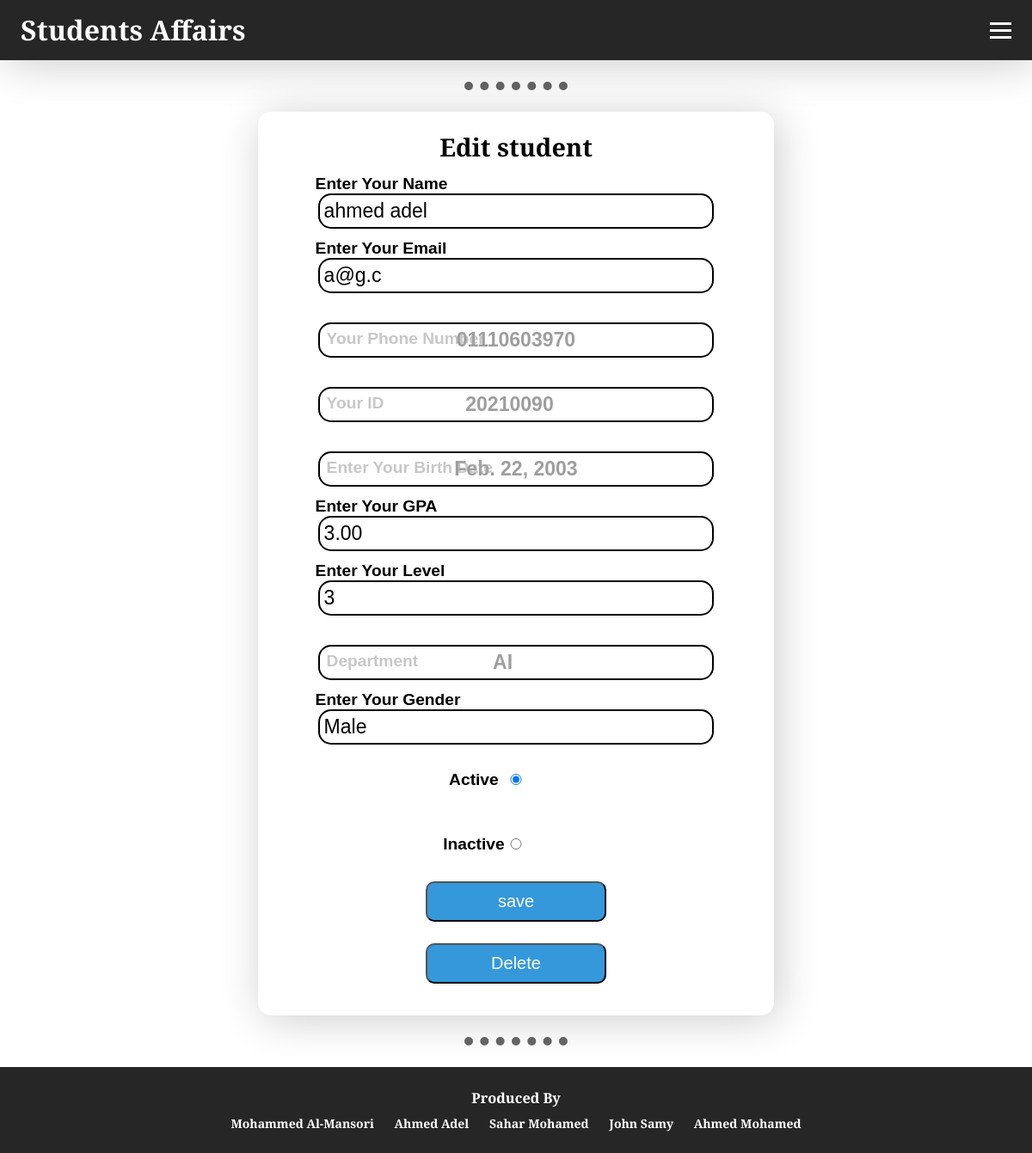
Screenshot of /html/edit_student.html/10 with the database file from the repository.
### student_affairs_app/models.py (models this page shows, shortened)
class Student(models.Model):
    name = models.CharField(max_length=255)
    email = models.EmailField()
    mobile = models.CharField(max_length=15)
    IDnum = models.CharField(max_length=9)
    birthDate = models.DateField()
    gpa = models.DecimalField(max_digits=3, decimal_places=2)
    level = models.PositiveIntegerField()
    dep = models.CharField(max_length=255)
    gender = models.CharField(max_length=10)
    status = models.CharField(max_length=10, choices=[('active', 'Active'), ('inactive', 'Inactive')])

### student_affairs_app/views.py (the view)
# urls.py: path('html/edit_student.html/<int:id>',views.edit_student,name='edit_student'),
def edit_student(request, id):
  student = Student.objects.get(id=id)
  template = loader.get_template('html/edit_student.html')
  context = {
    'student': student
    }
  return HttpResponse(template.render(context, request))

### student_affairs_app/templates/html/edit_student.html (shortened to what this page needs)
<!DOCTYPE html>
<html lang="en">
<head>
        {% load static %}
        <link rel="stylesheet" type="text/css" href="{% static 'css/styles.css' %}">
</head>
<body>
    <header class="navContener">
        <nav class="navbar">
            <a class="nav-brand">Students Affairs</a>
            <div class="hamburger">
                <span class="bar"></span>
                <span class="bar"></span>
                <span class="bar"></span>
            </div>
        </nav>
    </header>
    <hr class="dashedHr">
    <section class="main">
    <div class="card">
        <h1>Edit student</h1>
        <form id="editStudentForm" action="updaterecord/{{ student.id }}" method="post">
            <div class="inputbox">
                <input type="text" name="name" id="name" value="{{ student.name }}"  required autofocus>
                <label for="name">Enter Your Name</label>
            </div>
            <div class="inputbox">
                <input type="email " name="email" id="email" value="{{ student.email }}" required>
                <label for="email">Enter Your Email</label>
            </div>
            <div class="inputbox">
                <input type="tel" name="mobile" id="mobile" value="{{ student.mobile }}" required disabled>
                <label for="mobile">Your Phone Number</label>
            </div>
            <div class="inputbox">
                <input type="number" name="IDnum" id="ID" value="{{ student.IDnum }}" required max="20231999" maxlength="9" disabled>
                <label for="ID">Your ID</label>
            </div>
            <div class="inputbox">
                <input type="text" name="birthDate" id="birthDate" value="{{ student.birthDate }}" required disabled>
                <label for="birthDate">Enter Your Birth Date</label>
            </div>
            <div class="inputbox">
                <input type="number" name="gpa" id="gpa" value="{{ student.gpa }}" step="0.01" required min="0" max="4">
                <label for="gpa">Enter Your GPA</label>
            </div>
            <div class="inputbox">
                <input type="number" name="level" id="level" value="{{ student.level }}" step="1" min="1" max="4" required>
                <label for="level">Enter Your Level</label>
            </div>
            <div class="inputbox">
                <input list="Department" id="dep" name="dep" value="{{ student.dep }}" required disabled>
                <label for="dep">Department</label>
            </div>
            <div class="inputbox">
                <input list="Gender" id="gender" name="gender" value="{{ student.gender }}" required>
                <label for="gender">Enter Your Gender</label>
            </div>
            <div>
                <div class="inputbox">
                    <input type="radio" name="status" id="active" value="active" checked>
                    <label for="active">Active</label>
                </div>
                <div class="inputbox">
                    <input type="radio" name="status" value="inactive" id="inactive">
                    <label for="inactive">Inactive</label>
                </div>
            </div>
            <div class="sub">
                <input class="btn" type="submit" name="save" id="save" value="save">
            </div>
        </form>
        <div class="res">
            <button onclick="location.href='delete/{{ student.id }}'" type="button" class="btn" id="delete">Delete</button>
        </div>
    </div>
    <hr class="dashedHr">
</section>
    <footer>
        <h3>Produced By</h3>
        <ul>
            <li>Mohammed Al-Mansori</li>
            <li>Ahmed Adel</li>
            <li>Sahar Mohamed</li>
            <li>John Samy</li>
            <li>Ahmed Mohamed</li>
        </ul>
    </footer>
</body>
</html>

### student_affairs_app/static/css/styles.css (style rules this page uses)
* { -webkit-box-sizing: border-box; -moz-box-sizing: border-box; box-sizing: border-box; margin: 0; padding: 0; }
html, body { height: 100%; }
body { background-color: white; color: #000000; text-align: center; font-family: 'Merriweather', serif; font-weight: bold; line-height: 2; font-size: 1.2rem; }
.main { min-height: 100%; margin-bottom: -50px; }
.footer, .main:after { content: ""; display: block; }
.main:after { height: 50px; }
.btn, #editButton, #changeDepartmentButton { background: #3498db; border-radius: 10px; color: #ffffff; font-size: 20px; padding: 10px 20px 10px 20px; width: 100%; text-decoration: none; }
footer { background-color: #262626; padding: 20px; text-align: center; font-size: 14px; color: white; bottom: 0; position: relative; }
footer ul { list-style: none; margin: 0; padding: 0; }
footer li { display: inline-block; margin: 0 10px; font-weight: bold; }
.card { background-color: white; border-radius: 15px; padding: 12px; width: 50%; margin: auto; box-shadow: 5px 5px 50px 0px rgba(0, 0, 0, 0.2); }
.card .inputbox { position: relative; width: 80%; height: 50px; margin-bottom: 50px; margin: 25px auto; }
.card .inputbox input { position: absolute; top: 0; left: 0; width: 100%; border: 2px solid rgb(0, 0, 0); outline: none; background: none; padding: 5px; border-radius: 15px; font-size: 1.2em; }
.card .inputbox:last-child { margin-bottom: 0; }
.card .inputbox label { position: absolute; top: 0px; left: 10px; font-size: 1em; transition: 0.3s; font-family: sans-serif; color: #a7a7a7a3; }
.card .inputbox input:focus~label, .card .inputbox input:valid~label { transform: translateX(-13px) translateY(-30px); font-size: 1em; color: rgb(0, 0, 0); }
.card .inputbox input[type="radio"]~label { width: 80%; margin-top: 18px; }
.card .inputbox input[disabled] { color: #676767a2; text-align: center; font-weight: bold; }
hr.dashedHr { background-color: none; border-style: none; border-top-style: dotted; height: 0px; border-width: 10px; border-color: rgb(99, 99, 99); width: 10%; margin: 25px auto; }
.navContener { background-color: #262626; box-shadow: 5px 5px 50px 0px rgba(0, 0, 0, 0.2); }
.navbar { min-height: 70px; display: flex; justify-content: space-between; align-items: center; padding: 0 24px; }
.nav-brand { font-size: 2rem; color: white; text-decoration: none; }
.hamburger { display: block; cursor: pointer; }
.bar { display: block; width: 25px; height: 3px; margin: 5px auto; -webkit-transition: all 0.3s ease-in-out; transition: all 0.3s ease-in-out; background-color: rgb(255, 255, 255); }
.res { text-align: none; display: inline-block; width: 45%; margin-bottom: 25px; color: #000000; padding: 0px 25px; }
.sub { text-align: none; display: inline-block; width: 45%; margin-bottom: 25px; padding: 0px 25px; color: #000000; }

### rows the page displays
Student: name "ahmed adel", email "a@g.c", mobile "01110603970", IDnum "20210090", birthDate "Feb. 22, 2003", gpa "3.00", level "3", dep "AI", gender "Male"
